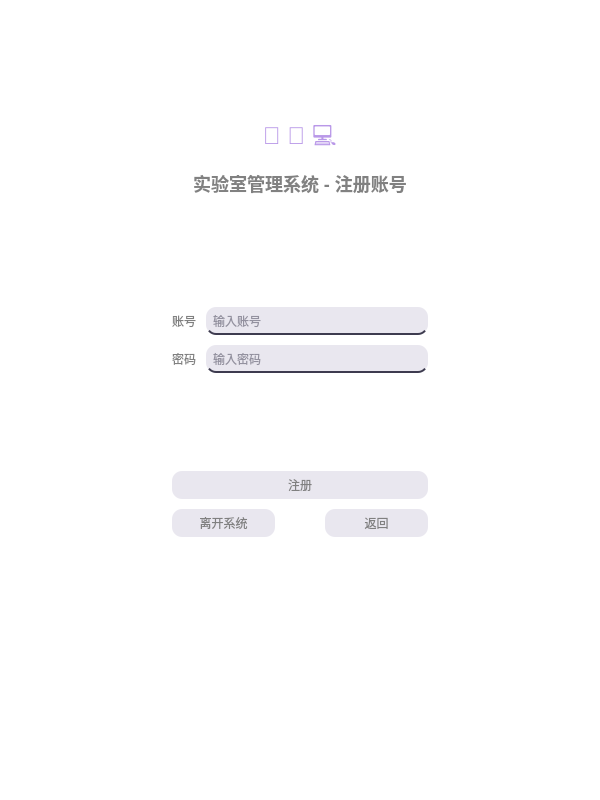
<?xml version="1.0" encoding="UTF-8"?>
<ui version="4.0">
 <class>registerForm</class>
 <widget class="QWidget" name="registerForm">
  <property name="geometry">
   <rect>
    <x>0</x>
    <y>0</y>
    <width>600</width>
    <height>800</height>
   </rect>
  </property>
  <property name="sizePolicy">
   <sizepolicy hsizetype="Fixed" vsizetype="Fixed">
    <horstretch>0</horstretch>
    <verstretch>0</verstretch>
   </sizepolicy>
  </property>
  <property name="minimumSize">
   <size>
    <width>600</width>
    <height>800</height>
   </size>
  </property>
  <property name="maximumSize">
   <size>
    <width>600</width>
    <height>800</height>
   </size>
  </property>
  <property name="windowTitle">
   <string>注册界面</string>
  </property>
  <property name="styleSheet">
   <string notr="true">* {
    background-color: #ffffff;
    color: #808080;
}
QTextBrowser {
    border: none; /* 隐藏边框 */
    background-color: transparent; /* 背景颜色 */
    color: #808080; /* 文字颜色 */
    border-radius: 10px; /* 圆角 */
    padding: 5px; /* 内边距 */
}
QPushButton {
    background-color: #e9e7ef;
    border-radius: 10px;
    padding: 5px;
    border: none; /* 移除边框 */
    outline: none; /* 移除焦点轮廓 */
}

QPushButton:hover {
    background-color: #c0ebd7;
}

QPushButton:pressed {
    background-color: #88ada6;
}

QPushButton:focus {
    border: none; /* 确保焦点时没有边框 */
}
QLineEdit {
    background-color: #e9e7ef;
    border: none; /* 去掉边框 */
    border-radius: 10px; /* 圆角 */
    padding: 5px;
    color: #3d3b4f; /* 输入字体颜色 */
    border-bottom: 2px solid #3d3b4f; /* 底部下划线 */
}
QLineEdit:hover {
    background-color: #d0d7e5; /* 鼠标悬停时的背景颜色 */
}
QLineEdit:focus {
    background-color: #b8c0d0; /* 获得焦点时的背景颜色 */
    border-bottom: 2px solid #88ada6; /* 获得焦点时的下划线颜色 */
}</string>
  </property>
  <layout class="QGridLayout" name="gridLayout" rowstretch="0,0,0,0,0" columnstretch="0,0,0">
   <property name="leftMargin">
    <number>20</number>
   </property>
   <property name="topMargin">
    <number>20</number>
   </property>
   <property name="rightMargin">
    <number>20</number>
   </property>
   <property name="bottomMargin">
    <number>20</number>
   </property>
   <item row="4" column="1">
    <spacer name="verticalSpacer_2">
     <property name="orientation">
      <enum>Qt::Vertical</enum>
     </property>
     <property name="sizeHint" stdset="0">
      <size>
       <width>20</width>
       <height>40</height>
      </size>
     </property>
    </spacer>
   </item>
   <item row="1" column="1">
    <spacer name="verticalSpacer">
     <property name="orientation">
      <enum>Qt::Vertical</enum>
     </property>
     <property name="sizeHint" stdset="0">
      <size>
       <width>20</width>
       <height>40</height>
      </size>
     </property>
    </spacer>
   </item>
   <item row="3" column="0">
    <spacer name="horizontalSpacer_2">
     <property name="orientation">
      <enum>Qt::Horizontal</enum>
     </property>
     <property name="sizeHint" stdset="0">
      <size>
       <width>40</width>
       <height>20</height>
      </size>
     </property>
    </spacer>
   </item>
   <item row="3" column="2">
    <spacer name="horizontalSpacer">
     <property name="orientation">
      <enum>Qt::Horizontal</enum>
     </property>
     <property name="sizeType">
      <enum>QSizePolicy::MinimumExpanding</enum>
     </property>
     <property name="sizeHint" stdset="0">
      <size>
       <width>40</width>
       <height>20</height>
      </size>
     </property>
    </spacer>
   </item>
   <item row="3" column="1">
    <layout class="QVBoxLayout" name="verticalLayout_2" stretch="10,10,1,10,10,10">
     <property name="spacing">
      <number>10</number>
     </property>
     <item>
      <layout class="QHBoxLayout" name="horizontalLayout_6" stretch="1,10">
       <property name="sizeConstraint">
        <enum>QLayout::SetDefaultConstraint</enum>
       </property>
       <item>
        <widget class="QLabel" name="label_8">
         <property name="text">
          <string>账号</string>
         </property>
        </widget>
       </item>
       <item>
        <widget class="QLineEdit" name="lineEdit_7">
         <property name="sizePolicy">
          <sizepolicy hsizetype="Minimum" vsizetype="Maximum">
           <horstretch>0</horstretch>
           <verstretch>0</verstretch>
          </sizepolicy>
         </property>
         <property name="placeholderText">
          <string>输入账号</string>
         </property>
        </widget>
       </item>
      </layout>
     </item>
     <item>
      <layout class="QHBoxLayout" name="horizontalLayout_4" stretch="1,10">
       <property name="sizeConstraint">
        <enum>QLayout::SetDefaultConstraint</enum>
       </property>
       <item>
        <widget class="QLabel" name="label_6">
         <property name="text">
          <string>密码</string>
         </property>
        </widget>
       </item>
       <item>
        <widget class="QLineEdit" name="lineEdit_5">
         <property name="sizePolicy">
          <sizepolicy hsizetype="Minimum" vsizetype="Maximum">
           <horstretch>0</horstretch>
           <verstretch>0</verstretch>
          </sizepolicy>
         </property>
         <property name="echoMode">
          <enum>QLineEdit::Password</enum>
         </property>
         <property name="placeholderText">
          <string>输入密码</string>
         </property>
        </widget>
       </item>
      </layout>
     </item>
     <item>
      <widget class="QTextBrowser" name="textBrowser_2">
       <property name="sizePolicy">
        <sizepolicy hsizetype="Minimum" vsizetype="Maximum">
         <horstretch>0</horstretch>
         <verstretch>10</verstretch>
        </sizepolicy>
       </property>
       <property name="styleSheet">
        <string notr="true">background-color: transparent;
color: rgba(0, 0, 0, 128);</string>
       </property>
       <property name="html">
        <string>&lt;!DOCTYPE HTML PUBLIC &quot;-//W3C//DTD HTML 4.0//EN&quot; &quot;http://www.w3.org/TR/REC-html40/strict.dtd&quot;&gt;
&lt;html&gt;&lt;head&gt;&lt;meta name=&quot;qrichtext&quot; content=&quot;1&quot; /&gt;&lt;style type=&quot;text/css&quot;&gt;
p, li { white-space: pre-wrap; }
&lt;/style&gt;&lt;/head&gt;&lt;body style=&quot; font-family:'.AppleSystemUIFont'; font-size:13pt; font-weight:400; font-style:normal;&quot;&gt;
&lt;p style=&quot;-qt-paragraph-type:empty; margin-top:0px; margin-bottom:0px; margin-left:0px; margin-right:0px; -qt-block-indent:0; text-indent:0px;&quot;&gt;&lt;br /&gt;&lt;/p&gt;&lt;/body&gt;&lt;/html&gt;</string>
       </property>
      </widget>
     </item>
     <item>
      <widget class="QPushButton" name="pushButton">
       <property name="sizePolicy">
        <sizepolicy hsizetype="Minimum" vsizetype="Maximum">
         <horstretch>0</horstretch>
         <verstretch>0</verstretch>
        </sizepolicy>
       </property>
       <property name="text">
        <string>注册</string>
       </property>
       <property name="autoRepeat">
        <bool>false</bool>
       </property>
       <property name="autoRepeatDelay">
        <number>300</number>
       </property>
      </widget>
     </item>
     <item>
      <layout class="QHBoxLayout" name="horizontalLayout_7" stretch="1,0,1">
       <item>
        <widget class="QPushButton" name="pushButton_3">
         <property name="text">
          <string>离开系统</string>
         </property>
        </widget>
       </item>
       <item>
        <spacer name="horizontalSpacer_3">
         <property name="orientation">
          <enum>Qt::Horizontal</enum>
         </property>
         <property name="sizeHint" stdset="0">
          <size>
           <width>40</width>
           <height>20</height>
          </size>
         </property>
        </spacer>
       </item>
       <item>
        <widget class="QPushButton" name="pushButton_2">
         <property name="sizePolicy">
          <sizepolicy hsizetype="Minimum" vsizetype="Fixed">
           <horstretch>0</horstretch>
           <verstretch>0</verstretch>
          </sizepolicy>
         </property>
         <property name="text">
          <string>返回</string>
         </property>
        </widget>
       </item>
      </layout>
     </item>
     <item>
      <spacer name="verticalSpacer_4">
       <property name="orientation">
        <enum>Qt::Vertical</enum>
       </property>
       <property name="sizeHint" stdset="0">
        <size>
         <width>20</width>
         <height>40</height>
        </size>
       </property>
      </spacer>
     </item>
    </layout>
   </item>
   <item row="2" column="0" colspan="3">
    <widget class="QTextBrowser" name="textBrowser_3">
     <property name="sizePolicy">
      <sizepolicy hsizetype="Minimum" vsizetype="Expanding">
       <horstretch>0</horstretch>
       <verstretch>0</verstretch>
      </sizepolicy>
     </property>
     <property name="focusPolicy">
      <enum>Qt::NoFocus</enum>
     </property>
     <property name="styleSheet">
      <string notr="true">background-color: transparent;
color: rgba(0, 0, 0, 128);</string>
     </property>
     <property name="html">
      <string>&lt;!DOCTYPE HTML PUBLIC &quot;-//W3C//DTD HTML 4.0//EN&quot; &quot;http://www.w3.org/TR/REC-html40/strict.dtd&quot;&gt;
&lt;html&gt;&lt;head&gt;&lt;meta name=&quot;qrichtext&quot; content=&quot;1&quot; /&gt;&lt;style type=&quot;text/css&quot;&gt;
p, li { white-space: pre-wrap; }
&lt;/style&gt;&lt;/head&gt;&lt;body style=&quot; font-family:'.AppleSystemUIFont'; font-size:13pt; font-weight:400; font-style:normal;&quot;&gt;
&lt;p align=&quot;center&quot; style=&quot; margin-top:10px; margin-bottom:10px; margin-left:0px; margin-right:0px; -qt-block-indent:0; text-indent:0px;&quot;&gt;&lt;span style=&quot; font-family:'Arial','sans-serif'; font-size:24px; color:rgba(114,46,209,0.494118);&quot;&gt;🔬 🧪 💻&lt;/span&gt;&lt;/p&gt;
&lt;h2 align=&quot;center&quot; style=&quot; margin-top:0px; margin-bottom:12px; margin-left:0px; margin-right:0px; -qt-block-indent:0; text-indent:0px;&quot;&gt;&lt;span style=&quot; font-family:'Arial','sans-serif'; font-size:x-large; font-weight:600; color:rgba(0,0,0,0.494118);&quot;&gt;实验室管理系统 - 注册账号&lt;/span&gt;&lt;/h2&gt;&lt;/body&gt;&lt;/html&gt;</string>
     </property>
    </widget>
   </item>
  </layout>
 </widget>
 <resources/>
 <connections/>
</ui>
